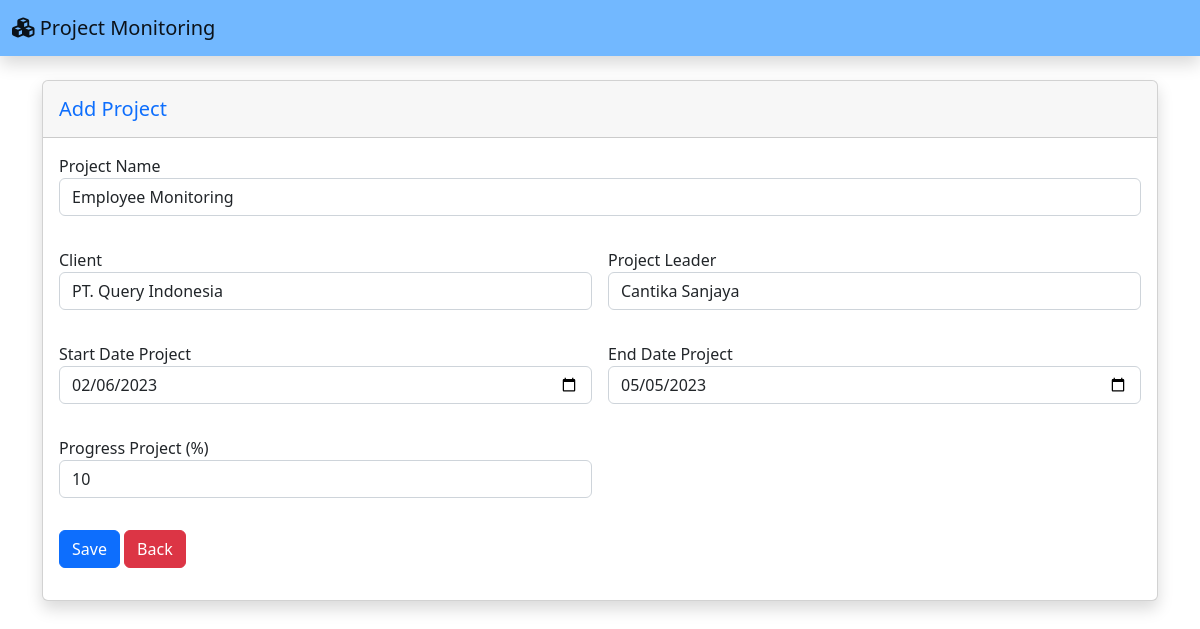
/data-project.php?&hal=edit&id=6 (signed in), run on the app's committed database.
### tables this page shows
CREATE TABLE `projects` (
  `id_project` bigint(20) UNSIGNED NOT NULL,
  `project_name` varchar(255) NOT NULL,
  `client_name` varchar(255) NOT NULL,
  `start_date` date NOT NULL,
  `end_date` date NOT NULL,
  `progress` int(11) NOT NULL,
  `leader_id` bigint(20) UNSIGNED NOT NULL,
  `created_at` timestamp NULL DEFAULT NULL,
  `updated_at` timestamp NULL DEFAULT NULL
);

CREATE TABLE `leaders` (
  `id` bigint(20) UNSIGNED NOT NULL,
  `leader_name` varchar(255) NOT NULL,
  `leader_email` varchar(255) NOT NULL,
  `image_path` varchar(255) NOT NULL,
  `created_at` timestamp NULL DEFAULT NULL,
  `updated_at` timestamp NULL DEFAULT NULL
);

### function/crudfunction.php (called while the page is built, shortened)
<?php
include 'connection.php';
if (isset($_GET['hal'])) {
    if ($_GET['hal'] == 'edit') {
        $selectData = mysqli_query(
            $connect,
            "SELECT * FROM projects JOIN leaders WHERE projects.leader_id = leaders.id AND projects.id_project = '$_GET[id]'"
        );
        $tampilData = mysqli_fetch_array($selectData);
        if ($tampilData) {
            $Tproject_name = $tampilData['project_name'];
            $Tclient_name = $tampilData['client_name'];
            $Tstart_date = $tampilData['start_date'];
            $Tend_date = $tampilData['end_date'];
            $Tprogress = $tampilData['progress'];
            $Tleader_id = $tampilData['leader_id'];
            $Tleader_name = $tampilData['leader_name'];
        }
    } elseif ($_GET['hal'] == 'delete') {
        deleteData();
    }
}

### data-project.php (the view, shortened to what this page needs)
<?php
include 'function/crudfunction.php';
?>
<!DOCTYPE html>
<html lang="en">
<head>
    <link href="https://cdn.jsdelivr.net/npm/bootstrap@5.2.3/dist/css/bootstrap.min.css" rel="stylesheet"
>
</head>
<body>
    <nav class="navbar navbar-expand navbar-light topbar mb-4 static-top shadow" style="background-color: #72b8ff;">
        <div class="container-fluid">
            <a class="navbar-brand d-inline-block" href="#">
                <i class="fa-solid fa-cubes" alt="Logo" width="30" height="24"
                    class="d-inline-block align-text-top"></i>
                Project Monitoring
            </a>
        </div>
    </nav>
    <div class="container">
        <div class="card shadow mb-4">
            <div class="card-header d-flex justify-content-between py-3">
                <h5 class="m-0 font-weight-bold text-primary d-md-inline">Add Project</h5>
            </div>
            <div class="card-body">
                <form method="post" action="" class="row g-3">
                    <div class="col-md-12 mb-3">
                        <label for="project_name">Project Name</label>
                        <input class="form-control" type="text" name="project_name" value="<?= @$Tproject_name ?>"
                            id="project_name" autocomplete="off">
                    </div>
                    <div class="col-md-6 mb-3">
                        <label for="client_name">Client</label>
                        <input class="form-control" type="text" name="client_name" value="<?= @$Tclient_name ?>"
                            id="client_name" autocomplete="off">
                    </div>
                    <div class="col-md-6 mb-3">
                        <label for="leader_id">Project Leader</label>
                        <select class="selectpicker form-control" name="leader_id">
                            <?php if (isset($Tleader_id)) {
                                echo '
                                            <option selected value="' .
                                    $Tleader_id .
                                    '">' .
                                    $Tleader_name .
                                    '</option>
                                            ';
                            } ?>
                        </select>
                    </div>
                    <div class="col-md-6 mb-3">
                        <label for="start_date">Start Date Project</label>
                        <input class="form-control" type="date" name="start_date" value="<?= @$Tstart_date ?>"
                            id="start_date" autocomplete="off">
                    </div>
                    <div class="col-md-6 mb-3">
                        <label for="end_date">End Date Project</label>
                        <input class="form-control" type="date" name="end_date" value="<?= @$Tend_date ?>" id="end_date"
                            autocomplete="off">
                    </div>
                    <div class="col-md-6 mb-3">
                        <label for="progress">Progress Project (%)</label>
                        <input class="form-control" type="text" name="progress" value="<?= @$Tprogress ?>"
                            id="client_name" autocomplete="off">
                    </div>
                    <div class="col-12 mb-3 d-flex">
                        <div class="col-6">
                            <button type="submit" name="submit" class="btn btn-primary float-right">Save</button>
                            <a href="index.php" type="back" name="back" class="btn btn-danger float-right">Back</a>
                        </div>
                    </div>
                </form>
            </div>
        </div>
    </div>
</body>
</html>

### data on the page
projects: project_name "Employee Monitoring", client_name "PT. Query Indonesia", leader_id "Cantika Sanjaya", start_date "02/06/2023", end_date "05/05/2023", progress "10"
